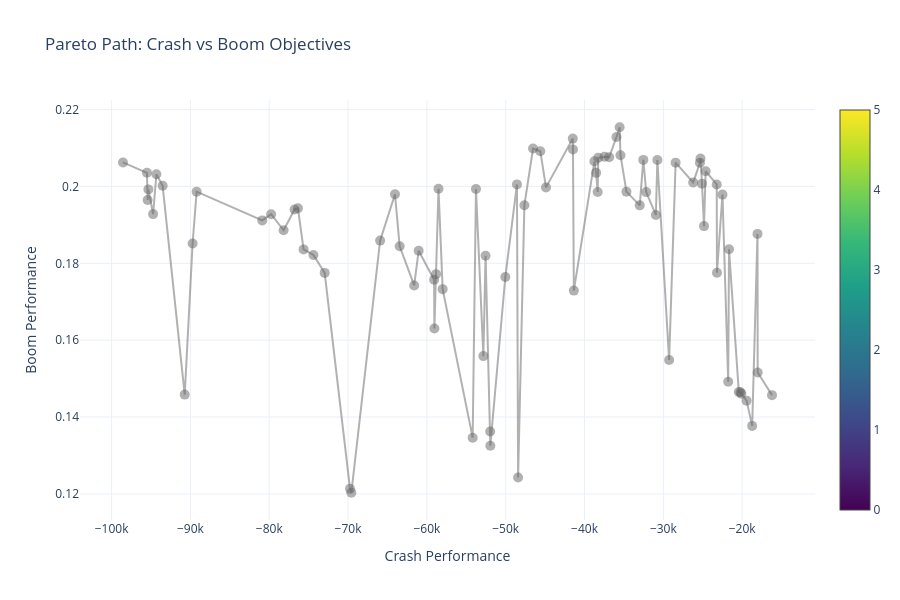

Notebook code for this chart:
### Code cell
import plotly.graph_objects as go
import pandas as pd

df_ranked = pd.read_csv('../analysis/top_ranked_17_year.csv')
df_pareto = df_ranked.loc[df_ranked['rank'] == 0]
df_pareto = df_pareto.sort_values(by = 'drawdown_integral')



fig = go.Figure()

fig.add_trace(go.Scatter(
    x=df_pareto['drawdown_integral'],
    y=df_pareto['annualized_return'],
    mode='lines+markers',
    name='Pareto Path',
    marker=dict(
        size=10,
        colorscale='Viridis',
        showscale=True,
    ),
    line=dict(width=2, color='rgba(100, 100, 100, 0.5)'),
    # Hover configuration
    customdata=df_pareto[['drawdown_integral', 'annualized_return', 'worst_annual_4wk']],
    hovertemplate=(
        "<b>drawdown:</b> %{customdata[0]}<br>" +
        "<b>return:</b> %{customdata[1]:.4f}<br>" +
        "<b>worst_annual:</b> %{customdata[2]:.4f}<br>" +
        "<extra></extra>" # Removes the secondary trace name box
    )
))

fig.update_layout(
    title="Pareto Path: Crash vs Boom Objectives",
    xaxis_title="Crash Performance",
    yaxis_title="Boom Performance",
    hovermode="closest",
    template="plotly_white",
    width=900,
    height=600
)

fig.show()

### Figure 1 — Plotly figure (JSON) as saved in the notebook; plotly's stock layout.template omitted (floating-point values rounded to 4 significant figures; data arrays with more than 128 entries replaced by an {"elided": "..."} marker saying what was removed)
{"data": [{"customdata": {"elided": "82x3 float values"}, "hovertemplate": "<b>drawdown:</b> %{customdata[0]}<br><b>return:</b> %{customdata[1]:.4f}<br><b>worst_annual:</b> %{customdata[2]:.4f}<br><extra></extra>", "line": {"color": "rgba(100, 100, 100, 0.5)", "width": 2}, "marker": {"colorscale": [[0, "#440154"], [0.1111, "#482878"], [0.2222, "#3e4989"], [0.3333, "#31688e"], [0.4444, "#26828e"], [0.5556, "#1f9e89"], [0.6667, "#35b779"], [0.7778, "#6ece58"], [0.8889, "#b5de2b"], [1, "#fde725"]], "showscale": true, "size": 10}, "mode": "lines+markers", "name": "Pareto Path", "type": "scatter", "x": [-98550.0, -95520.0, -95430.0, -95330.0, -94740.0, -94320.0, -93530.0, -90730.0, -89720.0, -89210.0, -80890.0, -79760.0, -78180.0, -76790.0, -76360.0, -75640.0, -74390.0, -72970.0, -69750.0, -69580.0, -65930.0, -64050.0, -63450.0, -61610.0, -61040.0, -59080.0, -59050.0, -58830.0, -58530.0, -58000.0, -54190.0, -53770.0, -52830.0, -52550.0, -51970.0, -51950.0, -50050.0, -48570.0, -48430.0, -47630.0, -46530.0, -45610.0, -44890.0, -41490.0, -41470.0, -41350.0, -38750.0, -38530.0, -38330.0, -38250.0, -37470.0, -36870.0, -35940.0, -35540.0, -35440.0, -34680.0, -32990.0, -32540.0, -32170.0, -30950.0, -30760.0, -29270.0, -28440.0, -26210.0, -25360.0, -25290.0, -25100.0, -24840.0, -24630.0, -23230.0, -23190.0, -22500.0, -21770.0, -21670.0, -20420.0, -20210.0, -20100.0, -19440.0, -18730.0, -18050.0, -18030.0, -16210.0], "y": [0.2062, 0.2035, 0.1965, 0.1992, 0.1928, 0.2032, 0.2002, 0.1458, 0.1852, 0.1986, 0.1912, 0.1928, 0.1886, 0.194, 0.1943, 0.1836, 0.1822, 0.1775, 0.1213, 0.1203, 0.1859, 0.198, 0.1844, 0.1742, 0.1833, 0.1757, 0.163, 0.1772, 0.1994, 0.1733, 0.1346, 0.1993, 0.1559, 0.182, 0.1362, 0.1325, 0.1764, 0.2005, 0.1243, 0.1951, 0.2099, 0.2092, 0.1997, 0.2124, 0.2096, 0.1729, 0.2065, 0.2035, 0.1986, 0.2074, 0.2077, 0.2076, 0.2129, 0.2154, 0.2081, 0.1986, 0.1951, 0.2069, 0.1985, 0.1926, 0.2069, 0.1549, 0.2062, 0.201, 0.2062, 0.2073, 0.2007, 0.1897, 0.204, 0.2005, 0.1775, 0.1979, 0.1492, 0.1836, 0.1465, 0.1464, 0.1461, 0.1443, 0.1377, 0.1876, 0.1516, 0.1457]}], "layout": {"height": 600, "hovermode": "closest", "title": {"text": "Pareto Path: Crash vs Boom Objectives"}, "width": 900, "xaxis": {"title": {"text": "Crash Performance"}}, "yaxis": {"title": {"text": "Boom Performance"}}}}
